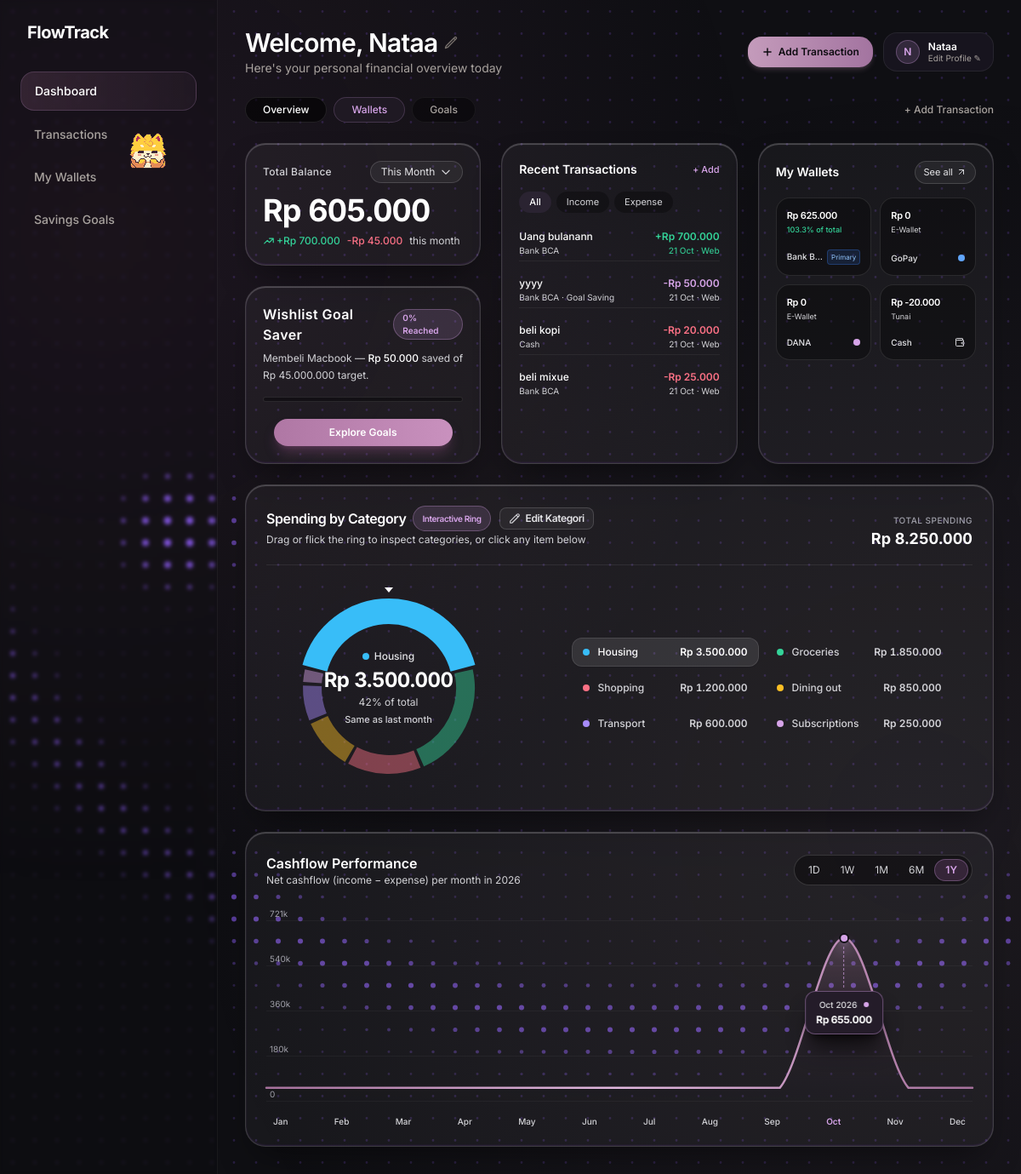
The page / on the database its author committed.
### tables this page shows
CREATE TABLE `settings` (
  `id` int(11) NOT NULL,
  `user_name` varchar(100) NOT NULL DEFAULT 'User'
);

CREATE TABLE `savings_goals` (
  `id` int(11) NOT NULL,
  `goal_title` varchar(100) NOT NULL,
  `target_amount` decimal(15,2) NOT NULL,
  `current_amount` decimal(15,2) NOT NULL DEFAULT 0.00
);

CREATE TABLE `transactions` (
  `id` int(11) NOT NULL,
  `wallet_id` int(11) NOT NULL,
  `title` varchar(100) NOT NULL,
  `amount` decimal(15,2) NOT NULL,
  `type` enum('income','expense','goal_saving') NOT NULL,
  `source` varchar(20) DEFAULT 'web',
  `created_at` timestamp NOT NULL DEFAULT current_timestamp()
);

CREATE TABLE `wallets` (
  `id` int(11) NOT NULL,
  `wallet_name` varchar(50) NOT NULL,
  `wallet_type` varchar(30) NOT NULL,
  `balance` decimal(15,2) NOT NULL DEFAULT 0.00
);

### index.php (the view, shortened to what the rows shown need)
<?php
require __DIR__ . '/config.php';
$userName = get_user_name($pdo);
$wallets      = $pdo->query('SELECT * FROM wallets ORDER BY id ASC')->fetchAll();
$totalBalance = (float) $pdo->query('SELECT COALESCE(SUM(balance), 0) FROM wallets')->fetchColumn();
$goals = $pdo->query('SELECT * FROM savings_goals ORDER BY id ASC')->fetchAll();
$featuredGoal = null;
foreach ($goals as $g) {
    if ($g['pct'] < 100) { $featuredGoal = $g; break; }
}
$featuredGoal ??= $goals[0] ?? null;
$transactions = $pdo->query(
    'SELECT t.*, COALESCE(w.wallet_name, "Unknown") AS wallet_name
     FROM transactions t
     LEFT JOIN wallets w ON w.id = t.wallet_id
     ORDER BY t.created_at DESC, t.id DESC'
)->fetchAll();
$recentTransactions = array_slice($transactions, 0, 5);
$monthlyNet = array_fill(1, 12, 0.0);
$stmt = $pdo->query(
    "SELECT MONTH(created_at) AS m,
            SUM(CASE WHEN type = 'income' THEN amount WHEN type = 'expense' THEN -amount ELSE 0 END) AS net
     FROM transactions
     WHERE YEAR(created_at) = YEAR(CURDATE())
     GROUP BY m"
);
foreach ($stmt as $row) {
    $monthlyNet[(int) $row['m']] = (float) $row['net'];
}
$chartMin = min(0, min($monthlyNet));
$chartMax = max(0, max($monthlyNet));
$chartMax += ($chartMax - $chartMin) * 0.1;
$points = [];
foreach ($monthlyNet as $m => $v) {
    $x = ($m - 1) * (1000 / 11);
    $y = 10 + (1 - ($v - $chartMin) / ($chartMax - $chartMin)) * 190;
    $points[] = [$x, $y];
}
$linePath = sprintf('M %.1f %.1f', $points[0][0], $points[0][1]);
for ($i = 0; $i < 11; $i++) {
    $p0 = $points[$i - 1] ?? $points[$i];
    $p1 = $points[$i];
    $p2 = $points[$i + 1];
    $p3 = $points[$i + 2] ?? $p2;
    $lo = min($p1[1], $p2[1]);
    $hi = max($p1[1], $p2[1]);
    $linePath .= sprintf(
        ' C %.1f %.1f, %.1f %.1f, %.1f %.1f',
        $p1[0] + ($p2[0] - $p0[0]) / 6, max($lo, min($hi, $p1[1] + ($p2[1] - $p0[1]) / 6)),
        $p2[0] - ($p3[0] - $p1[0]) / 6, max($lo, min($hi, $p2[1] - ($p3[1] - $p1[1]) / 6)),
        $p2[0], $p2[1]
    );
}
$walletDots  = ['bg-emerald-500', 'bg-blue-400', 'bg-mauveAccent', 'bg-amber-400'];
function is_cash_type(string $type): bool
{
    return in_array(strtolower($type), ['tunai', 'cash', 'physical'], true);
}
?>
<!DOCTYPE html>
<html lang="id"><head>
<script src="https://cdn.tailwindcss.com?plugins=forms,container-queries"></script>
</head>
<body class="w-full min-h-screen bg-[#0f0f13] text-[#E2DFE7] relative isolate overflow-x-hidden selection:bg-mauveAccent/30 selection:text-white">
<main class="relative z-10 w-full min-h-screen flex flex-col md:flex-row bg-transparent">
<div class="relative z-10 flex-1 flex flex-col gap-6 p-4 sm:p-6 lg:p-8 min-w-0 overflow-y-auto">
<header class="flex flex-col sm:flex-row sm:items-center justify-between gap-4 w-full">
<div class="flex-1 min-w-0">
<h1 class="text-2xl md:text-3xl font-semibold text-white tracking-tight cursor-pointer hover:text-mauveGlow transition inline-flex items-center gap-2 group" id="greeting-title" title="Klik untuk ubah nama">
  <span>Welcome, <span id="header-user-name"><?= e($userName) ?></span></span>
</h1>
</div>
<div class="flex items-center gap-3 flex-shrink-0">
<button type="button" id="profile-btn" class="flex items-center gap-2.5 px-3.5 py-2 bg-[#17141E] border border-white/[0.07] hover:border-mauveAccent/40 rounded-2xl transition cursor-pointer text-left group" title="Klik untuk mengubah nama profil">
<div class="w-7 h-7 rounded-full bg-mauveAccent/15 border border-mauveAccent/30 flex items-center justify-center text-mauveAccent text-xs font-semibold">
<?= strtoupper(mb_substr($userName, 0, 1)) ?>
</div>
<div class="text-left">
<p class="text-xs font-semibold text-white group-hover:text-mauveGlow transition leading-tight" id="profile-display-name"><?= e($userName) ?></p>
<p class="text-[10px] text-stone-400 leading-tight">Edit Profile ✎</p>
</div>
</button>
</div>
</header>
<div id="tab-dashboard" class="tab-content flex flex-col gap-6" data-panel="dashboard">
<div class="grid grid-cols-1 lg:grid-cols-3 gap-6 w-full items-stretch">
<div class="flex flex-col gap-6 justify-between h-full">
<div class="liquid-glass bg-white/[0.04] backdrop-blur-xl border border-white/15 rounded-3xl p-5 flex flex-col justify-between relative overflow-hidden flex-1 min-h-[190px] transition-all duration-300 hover:border-white/25 hover:bg-white/[0.06]" style="box-shadow: inset 0 1px 1px 0 rgba(255, 255, 255, 0.25), inset 0 -1px 2px 0 rgba(168, 85, 247, 0.15), 0 20px 40px -15px rgba(0, 0, 0, 0.5);" data-purpose="wishlist-goal-card">
<div class="relative z-10">
<div class="flex items-center justify-between">
<h3 class="text-base font-semibold text-white tracking-wide">Wishlist Goal Saver</h3>
<?php if ($featuredGoal): ?>
<span class="text-[10px] font-semibold text-mauveAccent bg-mauveAccent/15 px-2.5 py-0.5 rounded-full border border-mauveAccent/30"><?= $featuredGoal['pct'] ?>% Reached</span>
<?php endif; ?>
</div>
<?php if ($featuredGoal): ?>
<p class="text-xs text-zinc-300 mt-1.5 leading-relaxed font-normal">
  <?= e($featuredGoal['goal_title']) ?> — <span class="text-white font-medium"><?= rupiah($featuredGoal['current_amount']) ?></span> saved of <?= rupiah($featuredGoal['target_amount']) ?> target.
</p>
<div class="w-full bg-black/40 h-1.5 rounded-full mt-4 overflow-hidden border border-white/10">
</div>
<?php else: ?>
<p class="text-xs text-zinc-300 mt-1.5 leading-relaxed font-normal">Belum ada target tabungan. Buat target pertamamu untuk mulai menabung.</p>
<?php endif; ?>
</div>
</div>
</div>
<div class="liquid-glass bg-white/[0.04] backdrop-blur-xl border border-white/15 rounded-3xl p-5 flex flex-col justify-between h-full transition-all duration-300 hover:border-white/25 hover:bg-white/[0.06]" style="box-shadow: inset 0 1px 1px 0 rgba(255, 255, 255, 0.25), inset 0 -1px 2px 0 rgba(168, 85, 247, 0.15), 0 20px 40px -15px rgba(0, 0, 0, 0.5);" data-purpose="transactions-list-card">
<div>
<div class="flex items-center justify-between mb-4">
<h2 class="text-sm font-semibold text-white">Recent Transactions</h2>
</div>
<div class="space-y-3.5" id="recent-list">
<?php if (!$recentTransactions): ?>
<p class="text-[11px] text-zinc-400 py-6 text-center" id="recent-list-empty">Belum ada transaksi.</p>
<?php else: ?>
<?php foreach ($recentTransactions as $tx):
    $isIncome = $tx['type'] === 'income';
    $isGoal   = $tx['type'] === 'goal_saving';
    $amtClass = $isIncome ? 'text-emerald-400' : ($isGoal ? 'text-mauveAccent' : 'text-rose-400');
    $subClass = $isIncome ? 'text-emerald-400/90 font-medium' : 'text-zinc-300';
?>
<div class="flex items-center justify-between text-xs py-1 border-b border-white/[0.06]" data-type="<?= e($tx['type']) ?>">
<div class="min-w-0 pr-3">
<p class="font-medium text-white truncate"><?= e($tx['title']) ?></p>
<p class="text-[10px] text-zinc-300"><?= e($tx['wallet_name']) ?><?= $isGoal ? ' · Goal Saving' : '' ?></p>
</div>
<div class="text-right flex-shrink-0">
<p class="font-semibold <?= $amtClass ?>"><?= $isIncome ? '+' : '-' ?><?= rupiah($tx['amount']) ?></p>
<p class="text-[10px] <?= $subClass ?>"><?= date('d M', strtotime($tx['created_at'])) ?> · <?= $tx['source'] === 'bot' ? 'Bot' : 'Web' ?></p>
</div>
</div>
<?php endforeach; ?>
<?php endif; ?>
</div>
</div>
</div>
<div class="liquid-glass bg-white/[0.04] backdrop-blur-xl border border-white/15 rounded-3xl p-5 flex flex-col justify-between h-full transition-all duration-300 hover:border-white/25 hover:bg-white/[0.06]" style="box-shadow: inset 0 1px 1px 0 rgba(255, 255, 255, 0.25), inset 0 -1px 2px 0 rgba(168, 85, 247, 0.15), 0 20px 40px -15px rgba(0, 0, 0, 0.5);" data-purpose="wallets-grid-card">
<div>
<div class="flex items-center justify-between mb-4">
<h2 class="text-sm font-semibold text-white">My Wallets</h2>
</div>
<div class="grid grid-cols-2 gap-2.5">
<?php if (!$wallets): ?>
<p class="text-[11px] text-zinc-400 py-6 col-span-2 text-center">Belum ada dompet.</p>
<?php else: ?>
<?php foreach (array_slice($wallets, 0, 4) as $i => $w):
    $isPrimary = strtolower($w['wallet_type']) === 'primary';
    $share     = $totalBalance > 0 ? round(((float) $w['balance'] / $totalBalance) * 100, 1) : 0;
?>
<div class="bg-black/30 border border-white/10 rounded-2xl p-3 flex flex-col justify-between hover:border-mauveAccent/40 hover:bg-white/[0.03] transition">
<div>
<p class="text-[11px] font-semibold text-white tracking-tight"><?= rupiah($w['balance']) ?></p>
<?php if ($isPrimary): ?>
<p class="text-[9px] text-emerald-400 mt-0.5 font-medium"><?= $share ?>% of total</p>
<?php else: ?>
<p class="text-[9px] text-zinc-300 mt-0.5"><?= e($w['wallet_type']) ?></p>
<?php endif; ?>
</div>
<div class="mt-4 flex items-center justify-between gap-1">
<span class="text-[10px] font-medium text-zinc-200 truncate"><?= e($w['wallet_name']) ?></span>
<?php if ($isPrimary): ?>
<span class="text-[8px] bg-blue-500/15 text-blue-300 border border-blue-500/30 px-1 py-0.5 rounded">Primary</span>
<?php elseif (is_cash_type($w['wallet_type'])): ?>
<i class="w-3 h-3 text-zinc-300" data-lucide="wallet"></i>
<?php else: ?>
<span class="w-2 h-2 rounded-full flex-shrink-0 <?= $walletDots[$i % count($walletDots)] ?>"></span>
<?php endif; ?>
</div>
</div>
<?php endforeach; ?>
<?php endif; ?>
</div>
</div>
</div>
</div>
<section class="liquid-glass w-full bg-white/[0.04] backdrop-blur-xl border border-white/15 rounded-3xl p-5 md:p-6 relative transition-all duration-300 hover:border-white/25 hover:bg-white/[0.06]" style="box-shadow: inset 0 1px 1px 0 rgba(255, 255, 255, 0.25), inset 0 -1px 2px 0 rgba(168, 85, 247, 0.15), 0 20px 40px -15px rgba(0, 0, 0, 0.5);" id="spending-ring-card">
  <div class="flex flex-col sm:flex-row sm:items-baseline justify-between gap-2 pb-4 border-b border-white/[0.08]">
    <div>
      <h2 class="text-base font-semibold text-white tracking-tight flex flex-wrap items-center gap-2">
        <span>Spending by Category</span>
        <span class="text-[10px] font-semibold text-mauveAccent bg-mauveAccent/15 px-2.5 py-0.5 rounded-full border border-mauveAccent/30">Interactive Ring</span>
        <button
          type="button"
          id="sr-open-modal-btn"
          class="text-xs px-2.5 py-1 rounded-lg bg-white/5 hover:bg-white/10 border border-white/15 text-zinc-200 hover:text-white transition inline-flex items-center gap-1.5 cursor-pointer ml-0.5"
          title="Edit Kategori &amp; Pengeluaran"
        >
          <svg class="w-3.5 h-3.5 text-zinc-300" fill="none" stroke="currentColor" viewBox="0 0 24 24">
            <path stroke-linecap="round" stroke-linejoin="round" stroke-width="2" d="M15.232 5.232l3.536 3.536m-2.036-5.036a2.5 2.5 0 113.536 3.536L6.5 21.036H3v-3.572L16.732 3.732z" />
          </svg>
          <span>Edit Kategori</span>
        </button>
      </h2>
    </div>
  </div>
</section>
<section class="liquid-glass w-full bg-white/[0.04] backdrop-blur-xl border border-white/15 rounded-3xl p-5 md:p-6 relative transition-all duration-300 hover:border-white/25 hover:bg-white/[0.06]" style="box-shadow: inset 0 1px 1px 0 rgba(255, 255, 255, 0.25), inset 0 -1px 2px 0 rgba(168, 85, 247, 0.15), 0 20px 40px -15px rgba(0, 0, 0, 0.5);" data-purpose="performance-chart-card" id="cashflow-performance-card">
<div class="flex flex-col sm:flex-row sm:items-center justify-between gap-4 mb-6">
<div>
<h2 class="text-base font-semibold text-white">Cashflow Performance</h2>
</div>
</div>
</section>
</div>
</div>
</main>
</body>
</html>

### rows shown on the page
settings: user_name "Nataa", user_name "N"
savings_goals: goal_title "Membeli Macbook", current_amount "Rp 50.000", target_amount "Rp 45.000.000"
transactions: title "Uang bulanann", wallet_name "Bank BCA", amount "Rp 700.000", created_at "21 Oct", source "Web"
transactions: title "yyyy", wallet_name "Bank BCA", type "· Goal Saving", amount "Rp 50.000", created_at "21 Oct", source "Web"
transactions: title "beli kopi", wallet_name "Cash", amount "Rp 20.000", created_at "21 Oct", source "Web"
transactions: title "beli mixue", wallet_name "Bank BCA", amount "Rp 25.000", created_at "21 Oct", source "Web"
wallets: balance "Rp 625.000", share "103.3", wallet_name "Bank B…", wallet_type "Primary"
wallets: balance "Rp 0", wallet_type "E-Wallet", wallet_name "GoPay"
wallets: balance "Rp 0", wallet_type "E-Wallet", wallet_name "DANA"
wallets: balance "Rp -20.000", wallet_type "Tunai", wallet_name "Cash"

### other values the page prints
rupiah($totalBalance) "Rp 605.000"
rupiah($monthTotals['income']) "Rp 700.000"
rupiah($monthTotals['expense']) "Rp 45.000"
$featuredGoal['pct'] "0"
short_rp($chartMax - $k * ($chartMax - $chartMin) / 4) "721k"
short_rp($chartMax - $k * ($chartMax - $chartMin) / 4) "540k"
short_rp($chartMax - $k * ($chartMax - $chartMin) / 4) "360k"
short_rp($chartMax - $k * ($chartMax - $chartMin) / 4) "180k"
short_rp($chartMax - $k * ($chartMax - $chartMin) / 4) "0"
rupiah(abs($curNet)) "Rp 655.000"
$mLabel "Jan"
$mLabel "Feb"
$mLabel "Mar"
$mLabel "Apr"
$mLabel "May"
